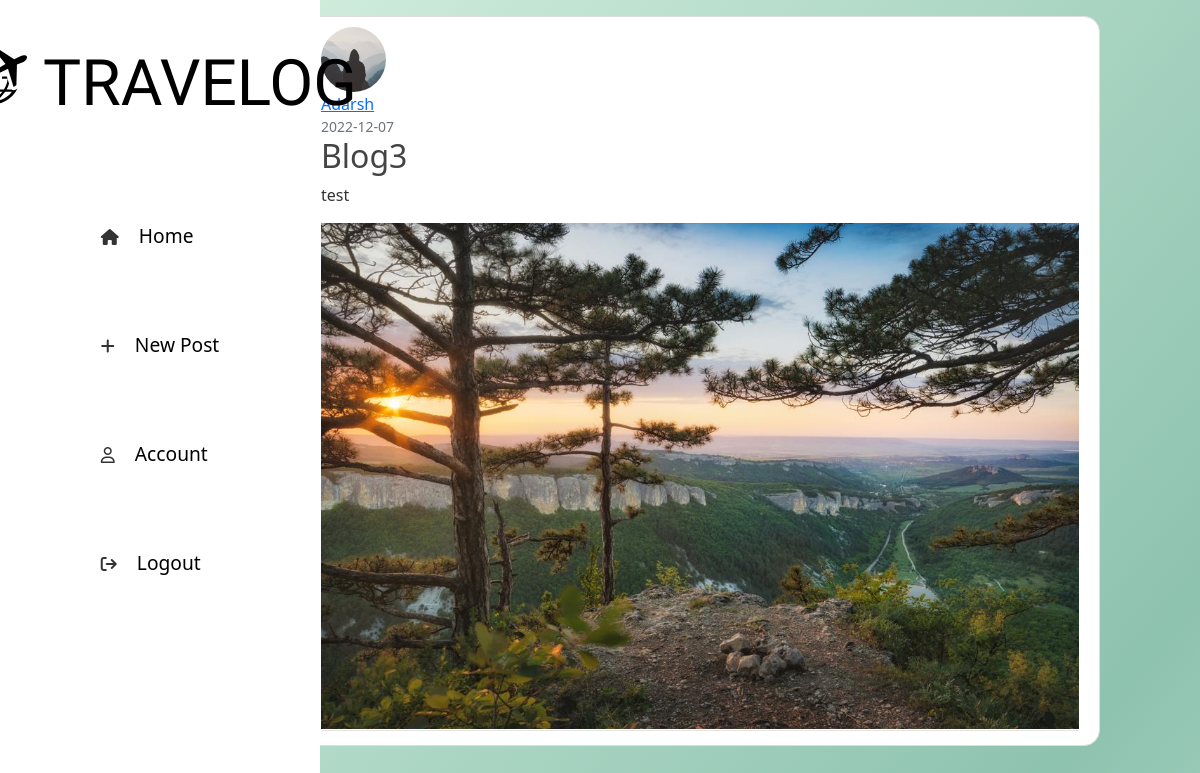
Screenshot of /post/3 with the database file from the repository.
### app/models.py (models this page shows, shortened)
class User(db.Model, UserMixin):
    id=db.Column(db.Integer, primary_key=True)
    username = db.Column(db.String(20), nullable=False)
    email = db.Column(db.String(120), unique=True, nullable=True)
    image_file = db.Column(db.String(20), nullable=False, default='default.jpg')
    password = db.Column(db.String(80), nullable=False)
    posts = db.relationship('Post', backref='author', lazy=True)

class Post(db.Model):
    id = db.Column(db.Integer, primary_key=True)
    title = db.Column(db.String(100), nullable=False)
    date_posted = db.Column(db.DateTime, nullable=False, default=datetime.utcnow)
    content = db.Column(db.Text, nullable=False)
    user_id = db.Column(db.Integer, db.ForeignKey('user.id'), nullable=False)
    blog_image = db.Column(db.String(20), nullable=False, default='default-blog.png')

### app/routes.py (the view)
@app.route("/post/<int:post_id>")
def post(post_id):
    post = Post.query.get_or_404(post_id)
    return render_template('post.html', title=post.title, post=post)

### app/templates/post.html (shortened to what this page needs)
{% extends "layout.html" %}
{% block content %}
<article class="media content-section">
    <img class="rounded-circle article-img"
        src="{{ url_for('static', filename='profile-pics/' + post.author.image_file) }}">
    <div class="media-body">
        <div class="article-metadata">
            <a class="mr-2" href="#">{{ post.author.username }}</a>
            <small class="text-muted">{{ post.date_posted.strftime('%Y-%m-%d') }}</small>
            <h2 class="article-title">{{ post.title }}</h2>
            <p class="article-content">{{ post.content }}</p>
            <img class="" src="../static/blog-pics/{{post.blog_image}}"/>
        </div>
    </div>
</article>
{% endblock content %}

### app/static/main.css (style rules this page uses)
body { background: linear-gradient(129deg, #def5e5, #8ec3b0, #ffffff); background-size: 180% 180%; min-height: 100vh; animation: gradient-animation 12s ease infinite; background-repeat: no-repeat; color: #333333; margin-top: 1rem; }
h1, h2, h3, h4, h5, h6 { color: #444444; }
.content-section { background: #ffffff; padding: 10px 20px; border: 1px solid #dddddd; border-radius: 3px; margin-bottom: 20px; border-radius: 1rem; width: 50rem; }
.article-title { color: #444444; }
.article-content { white-space: pre-line; }
.article-img { height: 65px; width: 65px; margin-right: 16px; }
.article-metadata { display: flex; flex-direction: column; padding-bottom: 1px; margin-bottom: 4px; border-bottom: 1px solid #e3e3e3 }
.article-content { display: flex; gap: 1rem; }

### rows the page displays
User: image_file (placeholder picture), author.username "Adarsh"
Post: date_posted "2022-12-07", title "Blog3", content "test", blog_image (picture)
